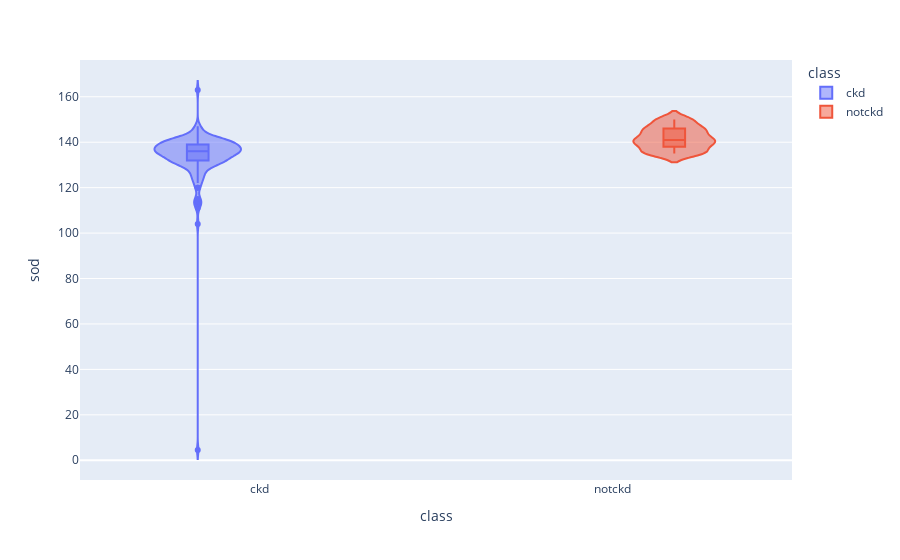

The notebook cell saved with this chart:
### Code cell
fig = px.violin(ckd_copy, y='sod', x="class", color="class", box=True, template = None)
fig.show()

### Figure 1 — Plotly figure (JSON) as saved in the notebook; plotly's stock layout.template omitted (floating-point values rounded to 4 significant figures; data arrays with more than 128 entries replaced by an {"elided": "..."} marker saying what was removed)
{"data": [{"alignmentgroup": "True", "box": {"visible": true}, "hoverlabel": {"namelength": 0}, "hovertemplate": "class=%{x}<br>sod=%{y}", "legendgroup": "ckd", "marker": {"color": "#636efa"}, "name": "ckd", "offsetgroup": "ckd", "orientation": "v", "scalegroup": "True", "showlegend": true, "type": "violin", "x": {"elided": "250 str values"}, "x0": " ", "xaxis": "x", "y": {"elided": "250 str values"}, "y0": " ", "yaxis": "y"}, {"alignmentgroup": "True", "box": {"visible": true}, "hoverlabel": {"namelength": 0}, "hovertemplate": "class=%{x}<br>sod=%{y}", "legendgroup": "notckd", "marker": {"color": "#EF553B"}, "name": "notckd", "offsetgroup": "notckd", "orientation": "v", "scalegroup": "True", "showlegend": true, "type": "violin", "x": {"elided": "150 str values"}, "x0": " ", "xaxis": "x", "y": {"elided": "150 str values"}, "y0": " ", "yaxis": "y"}], "layout": {"legend": {"title": {"text": "class"}, "tracegroupgap": 0}, "margin": {"t": 60}, "violinmode": "group", "xaxis": {"anchor": "y", "categoryarray": ["ckd", "notckd"], "categoryorder": "array", "domain": [0, 1], "title": {"text": "class"}}, "yaxis": {"anchor": "x", "domain": [0, 1], "title": {"text": "sod"}}}}
